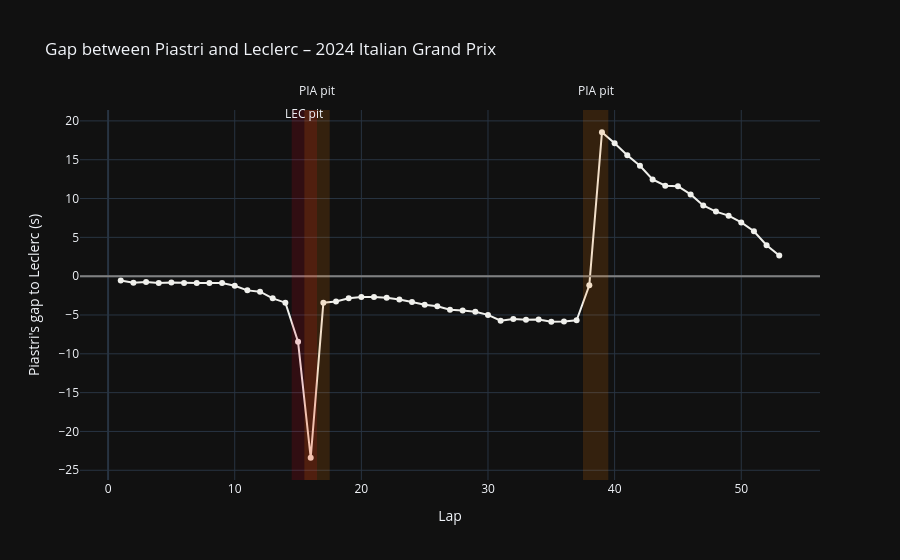

The cell this chart's notebook holds for it:
### Markdown cell above
The effect of the two strategies is clearest in the gap between Leclerc and Piastri at the end
of each lap. Positive values mean Piastri is behind Leclerc; shaded areas mark the pit stops.

### Code cell
lap_end = all_laps.pivot(index="LapNumber", columns="Driver", values="Time")
gap = (lap_end["PIA"] - lap_end["LEC"]).dt.total_seconds().rename("Gap").reset_index()

fig = px.line(
    gap,
    x="LapNumber",
    y="Gap",
    markers=True,
    labels={"LapNumber": "Lap", "Gap": "Piastri's gap to Leclerc (s)"},
    title="Gap between Piastri and Leclerc – 2024 Italian Grand Prix",
    template="plotly_dark",
)
fig.update_traces(line_color="#f0f0ec")
fig.add_hline(y=0, line_color="gray")

for _, stop in pit_stops.iterrows():
    fig.add_vrect(
        x0=stop["EndLap"] - 0.5,
        x1=stop["EndLap"] + 1.5,
        fillcolor=driver_colors[stop["Driver"]],
        opacity=0.15,
        line_width=0,
    )
    fig.add_annotation(
        x=stop["EndLap"] + 0.5,
        y=1.02 if stop["Driver"] == "LEC" else 1.08,
        yref="paper",
        text=f"{stop['Driver']} pit",
        showarrow=False,
    )
fig.update_layout(margin_t=110)
fig.show()

### Figure 1 — Plotly figure (JSON) as saved in the notebook; plotly's stock layout.template omitted (floating-point values rounded to 4 significant figures)
{"data": [{"hovertemplate": "Lap=%{x}<br>Piastri's gap to Leclerc (s)=%{y}<extra></extra>", "legendgroup": "", "line": {"color": "#f0f0ec", "dash": "solid"}, "marker": {"symbol": "circle"}, "mode": "lines+markers", "name": "", "orientation": "v", "showlegend": false, "type": "scatter", "x": [1.0, 2.0, 3.0, 4.0, 5.0, 6.0, 7.0, 8.0, 9.0, 10.0, 11.0, 12.0, 13.0, 14.0, 15.0, 16.0, 17.0, 18.0, 19.0, 20.0, 21.0, 22.0, 23.0, 24.0, 25.0, 26.0, 27.0, 28.0, 29.0, 30.0, 31.0, 32.0, 33.0, 34.0, 35.0, 36.0, 37.0, 38.0, 39.0, 40.0, 41.0, 42.0, 43.0, 44.0, 45.0, 46.0, 47.0, 48.0, 49.0, 50.0, 51.0, 52.0, 53.0], "xaxis": "x", "y": [-0.556, -0.836, -0.754, -0.869, -0.812, -0.872, -0.888, -0.887, -0.874, -1.229, -1.828, -1.996, -2.855, -3.413, -8.439, -23.39, -3.408, -3.255, -2.856, -2.696, -2.673, -2.794, -2.998, -3.323, -3.683, -3.871, -4.317, -4.433, -4.596, -4.987, -5.738, -5.532, -5.61, -5.584, -5.856, -5.824, -5.683, -1.182, 18.54, 17.11, 15.57, 14.23, 12.45, 11.65, 11.6, 10.54, 9.112, 8.319, 7.797, 6.922, 5.791, 3.989, 2.664], "yaxis": "y"}], "layout": {"annotations": [{"showarrow": false, "text": "LEC pit", "x": 15.5, "y": 1.02, "yref": "paper"}, {"showarrow": false, "text": "PIA pit", "x": 16.5, "y": 1.08, "yref": "paper"}, {"showarrow": false, "text": "PIA pit", "x": 38.5, "y": 1.08, "yref": "paper"}], "legend": {"tracegroupgap": 0}, "margin": {"t": 110}, "shapes": [{"line": {"color": "gray"}, "type": "line", "x0": 0, "x1": 1, "xref": "x domain", "y0": 0, "y1": 0, "yref": "y"}, {"fillcolor": "#E80020", "line": {"width": 0}, "opacity": 0.15, "type": "rect", "x0": 14.5, "x1": 16.5, "xref": "x", "y0": 0, "y1": 1, "yref": "y domain"}, {"fillcolor": "#FF8000", "line": {"width": 0}, "opacity": 0.15, "type": "rect", "x0": 15.5, "x1": 17.5, "xref": "x", "y0": 0, "y1": 1, "yref": "y domain"}, {"fillcolor": "#FF8000", "line": {"width": 0}, "opacity": 0.15, "type": "rect", "x0": 37.5, "x1": 39.5, "xref": "x", "y0": 0, "y1": 1, "yref": "y domain"}], "title": {"text": "Gap between Piastri and Leclerc – 2024 Italian Grand Prix"}, "xaxis": {"anchor": "y", "domain": [0, 1], "title": {"text": "Lap"}}, "yaxis": {"anchor": "x", "domain": [0, 1], "title": {"text": "Piastri's gap to Leclerc (s)"}}}}
